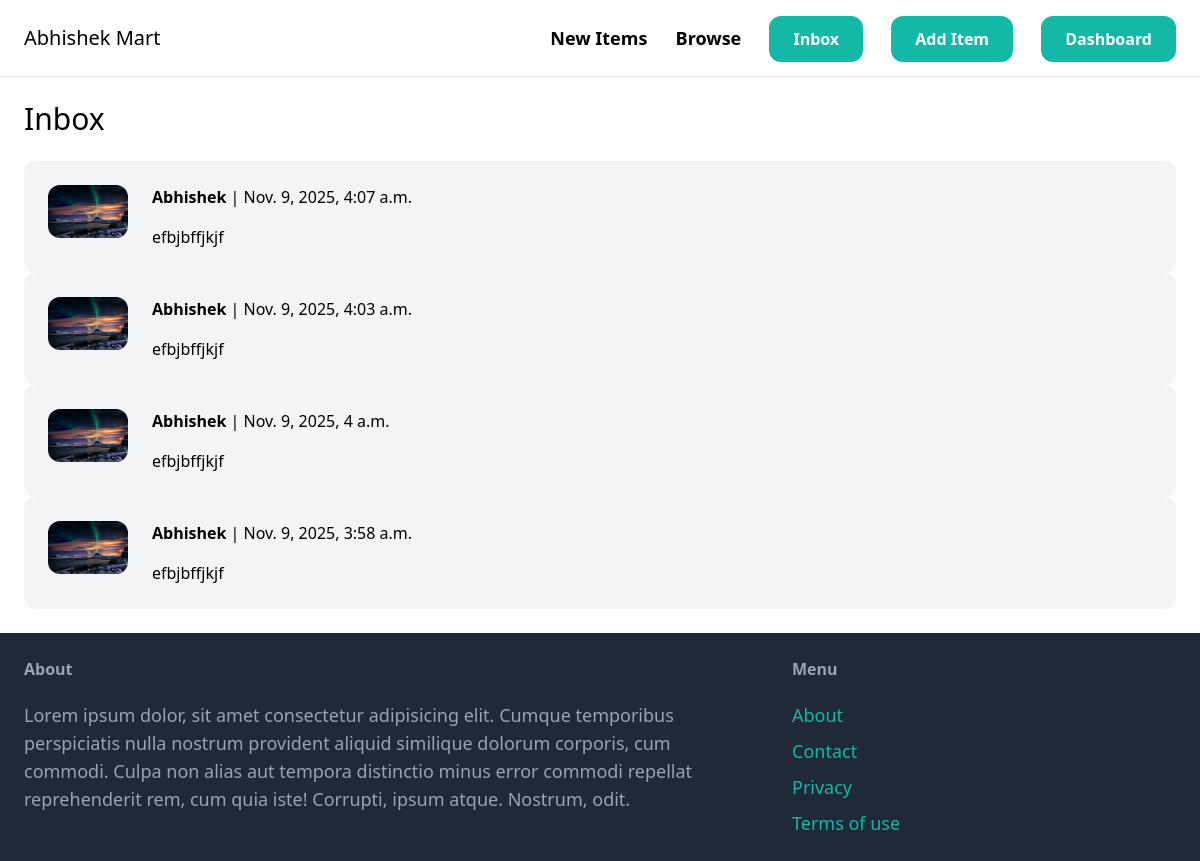
Screenshot of /inbox/ (signed in) with the database file from the repository.
### conversation/models.py (models this page shows)
class Conversation(models.Model):
    item = models.ForeignKey(Item, related_name='conversations', on_delete=models.CASCADE)
    members = models.ManyToManyField(User, related_name='conversations')
    created_at = models.DateTimeField(auto_now_add=True)
    modified_at = models.DateTimeField(auto_now=True)
    class Meta:
        ordering = ('-modified_at',)

### api/models.py (models this page shows, shortened)
class Item(models.Model):
    category=models.ForeignKey(Category,related_name='items',on_delete=models.CASCADE,null=True)
    name=models.CharField(max_length=255)
    description=models.TextField(blank=True,null=True)
    price=models.FloatField()
    is_sold=models.BooleanField(default=False)
    created_at=models.DateTimeField(auto_now_add=True)
    created_by=models.ForeignKey(User,related_name='items',on_delete=models.CASCADE)
    image=models.ImageField(upload_to='items',blank=True,null=True)

### conversation/views.py (the view)
# urls.py: path('inbox/',include('conversation.urls'))
@login_required
def inbox(request):
    conversations=Conversation.objects.filter(members__in=[request.user.id])
    return render(request,'conversation_inbox.html',{'conversations':conversations})

### conversation/templates/conversation_inbox.html (shortened to what this page needs)
{% extends 'base.html' %}
{% block content %}
<h1 class="mb-6 text-3xl">Inbox</h1>
<div class="space-y-6">
    {% for conversation in conversations %}
        <a href="{% url 'detail_conversation' conversation.id %}">
            <div class="p-6 flex bg-gray-100 rounded-xl">
                <div class="pr-6">
                    <img src="{{ conversation.item.image.url }}" class="w-20 rounded-xl">
                </div>
                <div>
                    {% for member in conversation.members.all %}
                        {% if member != request.user %}
                            <p class="mb-4"><strong>{{ member.username }}</strong> | {{ conversation.modified_at }}</p>
                            <p>{{ conversation.item.name }}</p>
                        {% endif %}
                    {% endfor %}
                </div>
            </div>
        </a>
    {% endfor %}
</div>
{% endblock %}

### rows the page displays
Conversation: item.image (picture), modified_at "Nov. 9, 2025, 4:07 a.m.", item.name "efbjbffjkjf"
Conversation: item.image (picture), modified_at "Nov. 9, 2025, 4:03 a.m.", item.name "efbjbffjkjf"
Conversation: item.image (picture), modified_at "Nov. 9, 2025, 4 a.m.", item.name "efbjbffjkjf"
Conversation: item.image (picture), modified_at "Nov. 9, 2025, 3:58 a.m.", item.name "efbjbffjkjf"

### other values shown
{{ member.username }} "Abhishek"
